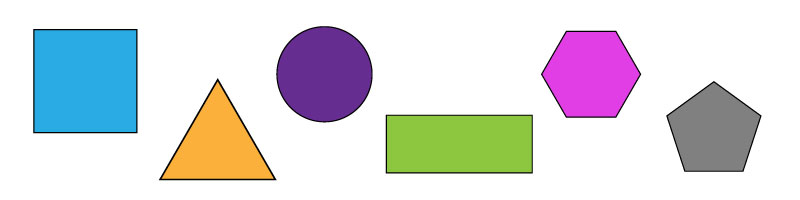
#> input picture data/shapes.jpg, 800 x 200 px
$ python 24_DetectSimpleShapes.py
#> lines starting #> are read from the running program, lines starting #| are printed output that depends on the picture; after the words box and inside, x2 and y2 are one past the last pixel; in counts of white or black regions, pixels touching at a corner belong together
# This program may not give optimal answer but it works

import cv2 as cv
import numpy as np

img = cv.imread("data/shapes.jpg")
#> img is the input picture: shape (200, 800, 3); mean B, G, R 222.2, 218.7, 218.7
img_gray = cv.cvtColor(img,cv.COLOR_BGR2GRAY)
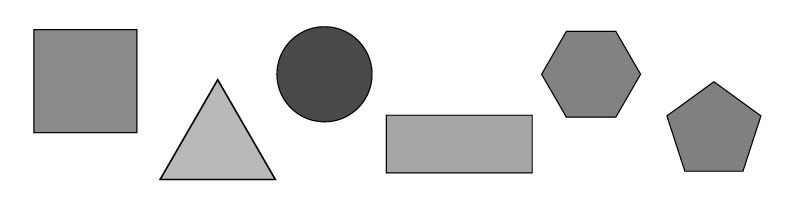
#> img_gray: shape (200, 800); min 0, max 255, mean 219.1

_,thresh = cv.threshold(img_gray,240,255,cv.THRESH_BINARY)
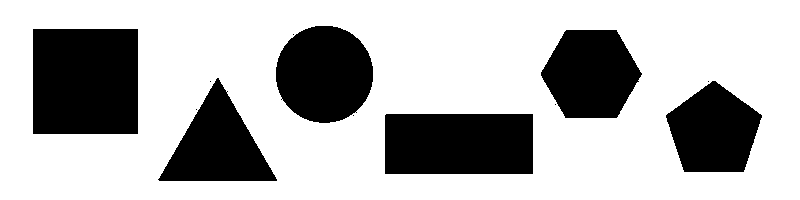
#> thresh: shape (200, 800); 71% white; 12 black regions (6 under 20 px)

contours,_ = cv.findContours(thresh,cv.RETR_TREE,cv.CHAIN_APPROX_NONE)
#> contours = 16 contours, 9 with area under 20; largest, box (x1, y1, x2, y2) and area: (0, 0, 800, 200) 159001, (32, 28, 139, 135) 11234, (384, 113, 534, 175) 9086, (275, 25, 374, 124) 7582, (540, 29, 643, 119) 6842, (157, 77, 278, 182) 6402, (665, 80, 763, 173) 6249

for contour in contours:
    approx = cv.approxPolyDP(contour,0.001*cv.arcLength(contour,True),True)
    cv.drawContours(img,[approx],0,(0,0,0),5)
    x = approx.ravel()[0]
    y = approx.ravel()[1]
    if(len(approx) == 3):
        cv.putText(img,"TRIANGLE",(x,y),cv.FONT_HERSHEY_COMPLEX,0.5,(0,0,0))
    elif(len(approx) == 4):
        x,y,w,h = cv.boundingRect(approx)
        aspectRatio = float(w)/h
        if aspectRatio >= 0.95 and aspectRatio <=1.05:
            cv.putText(img,"SQUARE",(x,y),cv.FONT_HERSHEY_COMPLEX,0.5,(0,0,0))
        else:
            cv.putText(img,"RECTANGLE",(x,y),cv.FONT_HERSHEY_COMPLEX,0.5,(0,0,0))
    elif(len(approx) == 5):
        cv.putText(img,"PENTAGON",(x,y),cv.FONT_HERSHEY_COMPLEX,0.5,(0,0,0))
    elif(len(approx) == 6):
        cv.putText(img,"HEXAGON",(x,y),cv.FONT_HERSHEY_COMPLEX,0.5,(0,0,0))
    else:
        cv.putText(img,"CIRCLE",(x,y),cv.FONT_HERSHEY_COMPLEX,0.5,(0,0,0))
#> this loop made 16 passes
#> (approx, w, h, aspectRatio) on passes 1, 2, 4, 5, 6, 7, 8, 10, 11, 13: ([[0, 0], [0, 199], [799, 199], [799, 0]], 800, 200, 4), ([[352, 115], [353, 114], [354, 115], [353, 116]], 3, 3, 1), ([[355, 112], [356, 111], [357, 112], [356, 113]], 3, 3, 1), ([[195, 109], [196, 108], [197, 109], [196, 110]], 3, 3, 1), ([[554, 104], [555, 103], [556, 104], [555, 105]], 3, 3, 1), ([[280, 99], [281, 98], [282, 99], [281, 100]], 3, 3, 1), ([[226, 91], [227, 90], [228, 91], [227, 92]], 3, 3, 1), ([[707, 81], [708, 80], [709, 81], [708, 82]], 3, 3, 1), ([[209, 81], [210, 80], [211, 81], [210, 82]], 3, 3, 1), ([[292, 34], [293, 33], [294, 34], [293, 35]], 3, 3, 1)
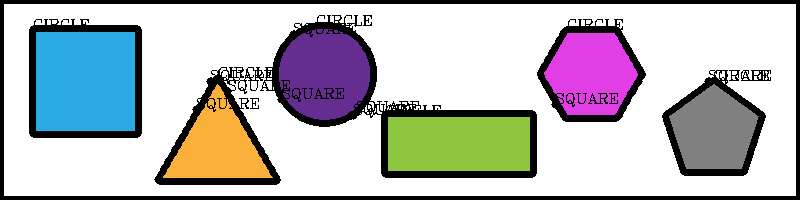
#> img: shape (200, 800, 3); 15.52% of pixels changed, all inside (x1, y1, x2, y2) = (0, 0, 800, 200)

cv.imshow("image",img)
while True:
    if cv.waitKey(1) & 0xFF == ord('q'):
#> (key q is pressed here)
        break
cv.destroyAllWindows()

$ run again, with data/HappyFish.jpg copied over data/shapes.jpg
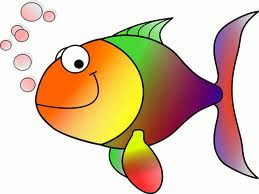
#> input picture data/HappyFish.jpg, 259 x 194 px
#> img is the input picture: shape (194, 259, 3); mean B, G, R 170.8, 196.4, 219.3
#> `_,thresh = cv.threshold(img_gray,240,255,cv.THRESH_BINARY)`:
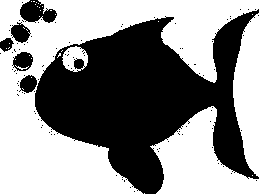
#> thresh: shape (194, 259); 55.1% white; 99 black regions (93 under 20 px)
#> contours = 191 contours, 183 with area under 20; largest, box (x1, y1, x2, y2) and area: (0, 0, 259, 194) 19597, (150, 106, 259, 194) 4792, (233, 13, 259, 177) 2840, (62, 46, 88, 72) 478, (12, 51, 34, 72) 324, (10, 21, 31, 44) 298, (19, 74, 38, 94) 251, (73, 58, 85, 70) 100
#> the loop `for contour in contours:` made 191 passes
#> approx on passes 4 to 10: [[255, 180], [256, 179], [257, 180], [256, 181]], [[247, 178], [248, 177], [249, 178], [248, 179]], [[230, 173], [231, 172], [232, 173], [231, 174]], [[233, 172], [234, 171], [235, 172], [234, 173]], [[231, 171], [232, 170], [233, 171], [232, 172]], [[222, 166], [223, 165], [224, 166], [223, 167]], [[220, 164], [221, 163], [222, 164], [221, 165]]
#> after the loop `for contour in contours:`:
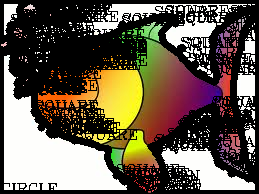
#> img: shape (194, 259, 3); mean B, G, R 77.1, 92.1, 102.6
